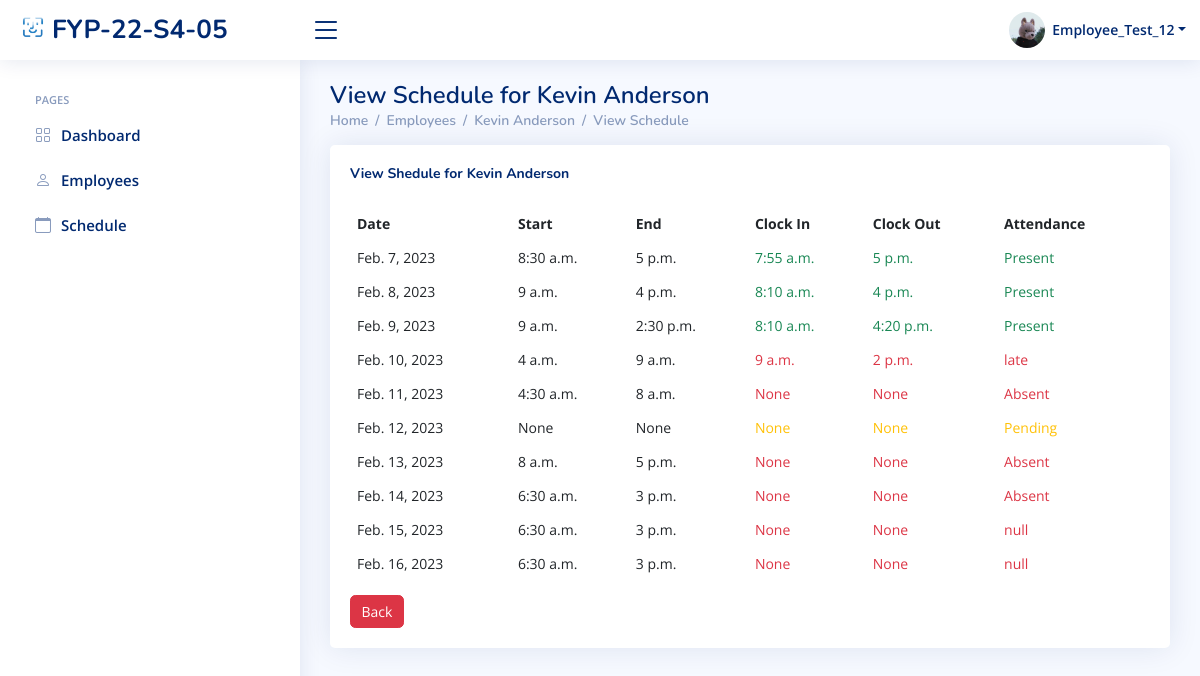
The page /HR/Employee/Schedule/8/ (signed in) on the database as committed earlier.
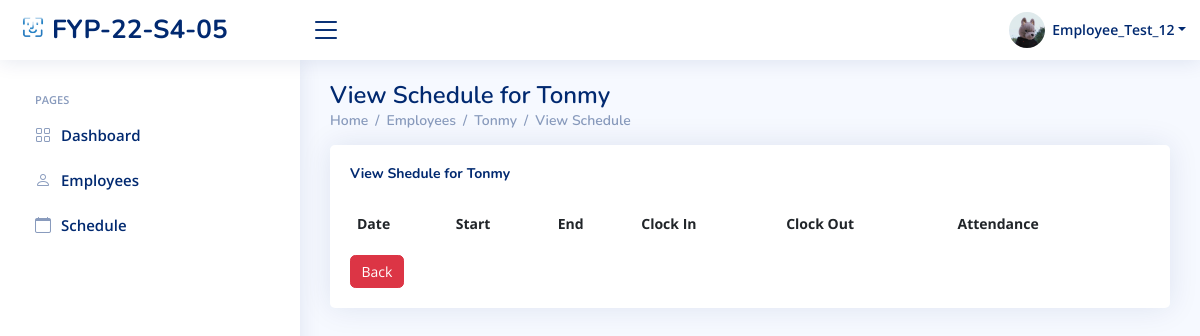
The same page on the database as committed later.
### index/models.py (models this page shows, shortened)
class Employee(models.Model):
	Employee_ID = models.IntegerField(primary_key=True)
	Full_Name = models.CharField(max_length=100)
	Job_Title = models.CharField(max_length=100)
	Phone_Number = models.CharField(max_length=100)
	salt = models.CharField(max_length=50, null=True)
	Email_Address = models.EmailField()
	Role = models.ForeignKey(Role, on_delete=models.CASCADE)
	Profile_Image = models.ImageField(null=True,blank=True, upload_to='profile_pics/')
	Password = models.CharField(max_length=256)
	Start_Date = models.DateField(auto_now_add=True)

class WorkSchedule(models.Model):
	WorkSchedule_id = models.BigAutoField(primary_key=True)
	Employee = models.ForeignKey(Employee,on_delete=models.CASCADE)
	InTime = models.TimeField(max_length=256, null=True, blank=True)
	OutTime = models.TimeField(max_length=256, null=True, blank=True)
	Mark = models.CharField(max_length=256,null=True)
	StartDate = models.DateField()
	StartTime = models.TimeField(null=True)
	EndTime = models.TimeField(null=True)
	class Meta:
		db_table = 'WorkSchedule'

### index/views/HR.py (the view)
# urls.py: path('HR/Employee/Schedule/<int:Editempid>/', HR.Employee_View_Schedule, name='EmployeeSchedule'),
def Employee_View_Schedule(request,Editempid):
	if 'Employee_ID' in request.session:
		currentEmployee = Employee.objects.get(Employee_ID=request.session['Employee_ID'])
		Emp = Employee.objects.get(Employee_ID=Editempid)
		Emp_Atten = WorkSchedule.objects.filter(Employee_id=Editempid).filter(StartDate__lte=currentDate).order_by('StartDate')
		context={
		'Employee_ID': currentEmployee.Employee_ID,
		'Job_Title': currentEmployee.Job_Title,
		'PFP': currentEmployee.Profile_Image.url,
		'Full_Name': currentEmployee.Full_Name,
		"Emp_id" :Emp.Employee_ID,
		'Name' : Emp.Full_Name,
		'AttenData':Emp_Atten,
		}
		return render(request, 'HR/employees-view-schedule.html',context)

### templates/HR/employees-view-schedule.html (shortened to what this page needs)
{% extends "index/base.html" %}
{% load static %}
{% block content %}
{% include 'HR/HR_base.html'%}
  <main id="main" class="main">
    <div class="pagetitle">
      <h1>View Schedule for {{ Name }}</h1>
      <nav>
        <ol class="breadcrumb">
          <li class="breadcrumb-item"><a href="{% url 'HR_home' %}">Home</a></li>
          <li class="breadcrumb-item "><a href="{% url 'EmployeesPage' %}">Employees</a></li>
          <li class="breadcrumb-item"><a href="javascript:" onclick='setGetParameter( "{{ Emp_id}} ")'>{{ Name }}</a></li>
            <li class="breadcrumb-item active"><a href="{% url 'EmployeeSchedule' Emp_id %}">View Schedule</a></li>
        </ol>
      </nav>
    </div>
    <section class="section">
      <div class="row">
        <div class="col-lg-12">
          <div class="card recent-sales overflow-auto">
            <div class="card-body">
              <div class="col-lg-12 align-items-center justify-content-center card-title">
                <h5 class="float-start"><b>View Shedule for {{ Name }}</b></h5>
                <br>
              </div>
              <table class="table table-borderless datatable">
                <thead>
                  <tr>
                    <th scope="col">Date</th>
                    <th scope="col">Start</th>
                    <th scope="col">End</th>
                    <th scope="col">Clock In</th>
                    <th scope="col">Clock Out</th>
                    <th scope="col">Attendance</th>
                  </tr>
                </thead>
                <tbody id="bodyitem">
                  {% for Atten in AttenData %}
                  <tr onclick="document.location ='{% url 'EmployeeStatus' Emp_id %}'">
                    <td>{{ Atten.StartDate }}</td>
                    <td>{{ Atten.StartTime }}</td>
                    <td>{{ Atten.EndTime }}</td>
                    {% if Atten.Mark in 'Present' %}
                    <td class="text-success">{{ Atten.InTime }}</td>
                    <td class="text-success">{{ Atten.OutTime }}</td>
                    <td class="text-success">{{ Atten.Mark }}</td>
                    {% elif Atten.Mark in 'Late' %}
                    <td class="text-danger">{{ Atten.InTime }}</td>
                    <td class="text-success">{{ Atten.OutTime }}</td>
                    <td class="text-danger">{{ Atten.Mark }}</td>
                    {% elif Atten.Mark in 'leave early' %}
                    <td class="text-success">{{ Atten.InTime }}</td>
                    <td class="text-danger">{{ Atten.OutTime }}</td>
                    <td class="text-danger">{{ Atten.Mark }}</td>
                    {% elif Atten.Mark in 'Pending' %}
                    <td class="text-warning">{{ Atten.InTime }}</td>
                    <td class="text-warning">{{ Atten.OutTime }}</td>
                    <td class="text-warning">{{ Atten.Mark }}</td>
                    {% else %}
                    <td class="text-danger">{{ Atten.InTime }}</td>
                    <td class="text-danger">{{ Atten.OutTime }}</td>
                    <td class="text-danger">{{ Atten.Mark }}</td>
                    {% endif %}
                  </tr>
                  {% endfor %}
                </tbody>
              </table>
                <button onclick='setGetParameter( "{{ Emp_id}} ")' class="btn btn-danger" >Back</button>
            </div>
          </div>
        </div>
      </div>
    </section>
  </main>
{% endblock content %}

### templates/index/base.html (shortened to what this page needs)
{% load static %}
<!DOCTYPE html>
<html lang="en">
<head>
  <link href="{% static 'assets/vendor/bootstrap/css/bootstrap.min.css' %}" rel="stylesheet">
  <link href="{% static 'assets/vendor/bootstrap-icons/bootstrap-icons.css' %}" rel="stylesheet">
  <link href="{% static 'assets/vendor/boxicons/css/boxicons.min.css' %}" rel="stylesheet">
  <link href="{% static 'assets/vendor/quill/quill.snow.css' %}" rel="stylesheet">
  <link href="{% static 'assets/vendor/quill/quill.bubble.css' %}" rel="stylesheet">
  <link href="{% static 'assets/vendor/remixicon/remixicon.css' %}" rel="stylesheet">
  <link href="{% static 'assets/vendor/simple-datatables/style.css' %}" rel="stylesheet">
  <link href="https://cdnjs.cloudflare.com/ajax/libs/font-awesome/6.2.0/css/all.min.css" rel="stylesheet">
  <link href="{% static 'assets/vendor/fullcalender/css/fullcalendar.print.min.css' %}" rel='stylesheet' media='print' />
  <link href="{% static 'assets/vendor/fullcalender/css/fullcalendar.min.css' %}" rel="stylesheet" />
  <link href="{% static 'assets/vendor/semantic/semantic.min.css' %}" rel="stylesheet" />
</head>
<body>
  {% block content %}{% endblock content %}
 <link href="{% static 'assets/css/style.css' %}" rel="stylesheet">
</body>
</html>

### templates/HR/HR_base.html (shortened to what this page needs)
{% load static %}
  <header id="header" class="header fixed-top d-flex align-items-center">
    <div class="d-flex align-items-center justify-content-between">
      <a href="{% url 'HR_home' %}" class="logo d-flex align-items-center">
        <img src="{% static 'assets/img/logo.png' %}" alt="">
        <span class="d-none d-lg-block">FYP-22-S4-05</span>
      </a>
      <i class="bi bi-list toggle-sidebar-btn"></i>
    </div>
    <nav class="header-nav ms-auto">
      <ul class="d-flex align-items-center">
        <li class="nav-item dropdown pe-3">
          <a class="nav-link nav-profile d-flex align-items-center pe-0" href="{% url 'HR_Profile' %}" data-bs-toggle="dropdown">
            <img src="{{ PFP }}" alt="" class="rounded-circle">
            <span class="d-none d-md-block dropdown-toggle ps-2">{{ Full_Name }}</span>
          </a>
        </li>
      </ul>
    </nav>
  </header>
  <aside id="sidebar" class="sidebar">
    <ul class="sidebar-nav" id="sidebar-nav">
      <li class="nav-heading">Pages</li>
      <li class="nav-item">
        <a class="nav-link collapsed" href="{%  url 'HR_home' %}">
          <i class="bi bi-grid"></i>
          <span>Dashboard</span>
        </a>
      </li>
      <li class="nav-item">
        <a class="nav-link collapsed" href="{% url 'EmployeesPage' %}">
          <i class="bi bi-person"></i>
          <span>Employees</span>
        </a>
      </li>
      <li class="nav-item">
        <a class="nav-link collapsed" href="{% url 'View_Schedule' %}">
          <i class="bi bi-calendar"></i>
          <span>Schedule</span>
        </a>
      </li>
  </aside>

### static/assets/css/style.css (style rules this page uses)
:root { scroll-behavior: smooth; }
body { font-family: "Open Sans", sans-serif; background: #f6f9ff; color: #444444; }
a { color: #4154f1; text-decoration: none; }
h1, h2, h3, h4, h5, h6 { font-family: "Nunito", sans-serif; }
#main { margin-top: 60px; padding: 20px 30px; transition: all 0.3s; }
.pagetitle { margin-bottom: 10px; }
.pagetitle h1 { font-size: 24px; margin-bottom: 0; font-weight: 600; color: #012970; }
.card { margin-bottom: 30px; border: none; border-radius: 5px; box-shadow: 0px 0 30px rgba(1, 41, 112, 0.1); }
.card-title { padding: 20px 0 15px 0; font-size: 18px; font-weight: 500; color: #012970; font-family: "Poppins", sans-serif; }
.card-body { padding: 0 20px 20px 20px; }
.breadcrumb { font-size: 14px; font-family: "Nunito", sans-serif; color: #899bbd; font-weight: 600; }
.breadcrumb a { color: #899bbd; transition: 0.3s; }
.breadcrumb .breadcrumb-item::before { color: #899bbd; }
.breadcrumb .active { color: #51678f; font-weight: 600; }
.logo { line-height: 1; }
@media (min-width: 1200px) { .logo { width: 280px; } }
.logo img { max-height: 26px; margin-right: 6px; }
.logo span { font-size: 26px; font-weight: 700; color: #012970; font-family: "Nunito", sans-serif; }
.header { transition: all 0.5s; z-index: 997; height: 60px; box-shadow: 0px 2px 20px rgba(1, 41, 112, 0.1); background-color: #fff; padding-left: 20px; }
.header .toggle-sidebar-btn { font-size: 32px; padding-left: 10px; cursor: pointer; color: #012970; }
.header-nav ul { list-style: none; }
.header-nav>ul { margin: 0; padding: 0; }
.header-nav .nav-profile { color: #012970; }
.header-nav .nav-profile img { max-height: 36px; }
.header-nav .nav-profile span { font-size: 14px; font-weight: 600; }
.sidebar { position: fixed; top: 60px; left: 0; bottom: 0; width: 300px; z-index: 996; transition: all 0.3s; padding: 20px; overflow-y: auto; scrollbar-width: thin; scrollbar-color: #aab7cf transparent; box-shadow: 0px 0px 20px rgba(1, 41, 112, 0.1); background-color: #fff; }
@media (min-width: 1200px) { #main, #footer { margin-left: 300px; } }
.sidebar-nav { padding: 0; margin: 0; list-style: none; }
.sidebar-nav li { padding: 0; margin: 0; list-style: none; }
.sidebar-nav .nav-item { margin-bottom: 5px; }
.sidebar-nav .nav-heading { font-size: 11px; text-transform: uppercase; color: #899bbd; font-weight: 600; margin: 10px 0 5px 15px; }
.sidebar-nav .nav-link { display: flex; align-items: center; font-size: 15px; font-weight: 600; color: #4154f1; transition: 0.3; background: #f6f9ff; padding: 10px 15px; border-radius: 4px; }
.sidebar-nav .nav-link i { font-size: 16px; margin-right: 10px; color: #4154f1; }
.sidebar-nav .nav-link.collapsed { color: #012970; background: #fff; }
.sidebar-nav .nav-link.collapsed i { color: #899bbd; }

Rows that differ between the two databases and show on the page:
removed WorkSchedule: StartDate "Feb. 7, 2023", StartTime "8:30 a.m.", EndTime "5 p.m.", InTime "7:55 a.m.", OutTime "5 p.m.", Mark "Present"
removed WorkSchedule: StartDate "Feb. 8, 2023", StartTime "9 a.m.", EndTime "4 p.m.", InTime "8:10 a.m.", OutTime "4 p.m.", Mark "Present"
removed WorkSchedule: StartDate "Feb. 9, 2023", StartTime "9 a.m.", EndTime "2:30 p.m.", InTime "8:10 a.m.", OutTime "4:20 p.m.", Mark "Present"
removed WorkSchedule: StartDate "Feb. 10, 2023", StartTime "4 a.m.", EndTime "9 a.m.", InTime "9 a.m.", OutTime "2 p.m.", Mark "late"
removed WorkSchedule: StartDate "Feb. 11, 2023", StartTime "4:30 a.m.", EndTime "8 a.m.", InTime "None", OutTime "None", Mark "Absent"
removed WorkSchedule: StartDate "Feb. 12, 2023", StartTime "None", EndTime "None", InTime "None", OutTime "None", Mark "Pending"
removed WorkSchedule: StartDate "Feb. 13, 2023", StartTime "8 a.m.", EndTime "5 p.m.", InTime "None", OutTime "None", Mark "Absent"
removed WorkSchedule: StartDate "Feb. 14, 2023", StartTime "6:30 a.m.", EndTime "3 p.m.", InTime "None", OutTime "None", Mark "Absent"
removed WorkSchedule: StartDate "Feb. 15, 2023", StartTime "6:30 a.m.", EndTime "3 p.m.", InTime "None", OutTime "None", Mark "null"
removed WorkSchedule: StartDate "Feb. 16, 2023", StartTime "6:30 a.m.", EndTime "3 p.m.", InTime "None", OutTime "None", Mark "null"
changed Employee: Full_Name "Kevin Anderson" → "Tonmy"
